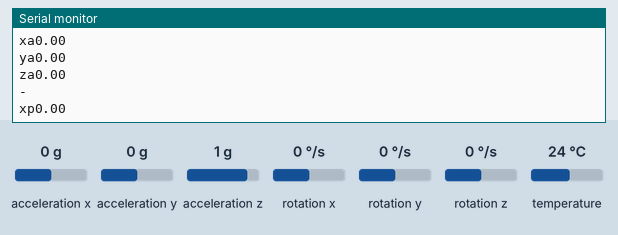
This sketch was run on a simulated Arduino Uno, built with avr-gcc and run on an emulated ATmega328P. Shown: the last lines printed to the serial monitor. The test bench sets the inputs (shaded band); at power-on: acceleration y 0 g, acceleration x 0 g, acceleration z 1 g, rotation x 0 °/s, rotation y 0 °/s, rotation z 0 °/s, temperature 24 °C.

Above: at 1.3 s.
1.4 s: acceleration y set to -0.8 g
At 2.86 s:
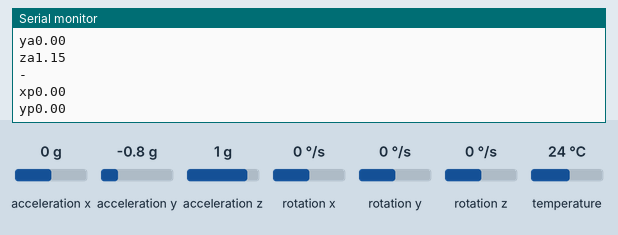
4.4 s: acceleration y set to -1.4 g
At 6.24 s:
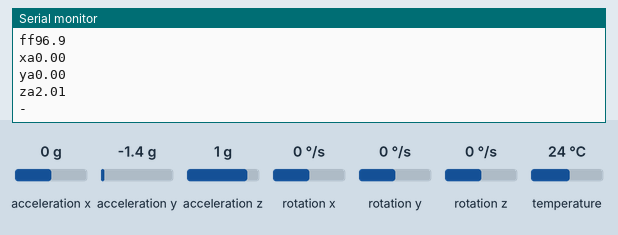
7.4 s: acceleration x set to -1.4 g
At 8.06 s:
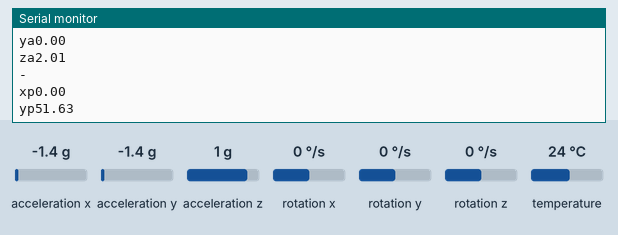
8.9 s: acceleration z set to -1.4 g
At 11.3 s:
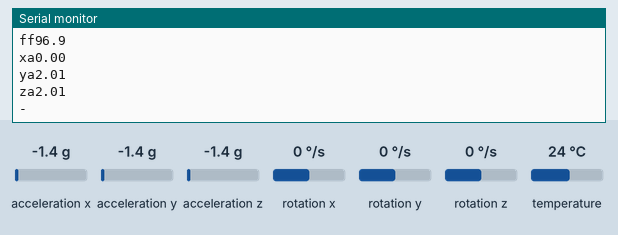
Timing chart, 0 to 11.4 s (numbered marks = the images above; inputs shaded):
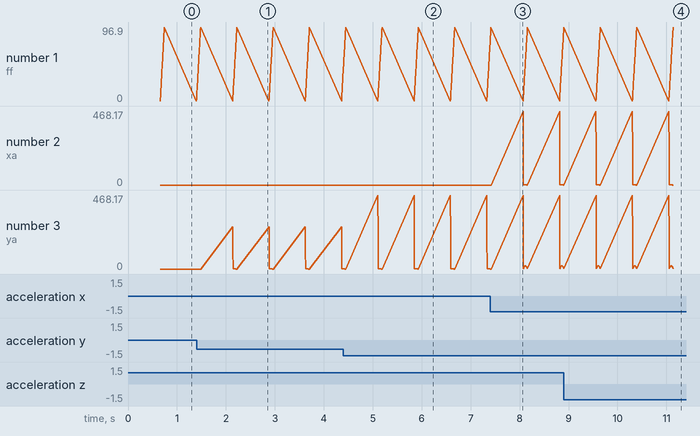

The sketch:

arduino2.ino
```cpp
#include <arduinoFFT.h>

#include <arduinoFFT.h>

#include <Adafruit_MPU6050.h>
#include <Adafruit_Sensor.h>
#include <Wire.h>

Adafruit_MPU6050 mpu;

#define SAMPLES 64             //Must be a power of 2
#define SAMPLING_FREQUENCY 200 //Hz, must be less than 10000 due to ADC

arduinoFFT FFT = arduinoFFT();

unsigned int sampling_period_us;
unsigned long microseconds;

double vReal[SAMPLES];
double vRealY[SAMPLES];
double vRealZ[SAMPLES];
double vImag[SAMPLES];

void setup(void) {
  Serial.begin(115200);

  // Try to initialize!
  if (!mpu.begin()) {
    Serial.println("Failed to find MPU6050 chip");
    while (1) {
      delay(10);
    }
  }
  Serial.println("MPU6050 Found!");

  // set accelerometer range to +-8G
  mpu.setAccelerometerRange(MPU6050_RANGE_8_G);

  // set gyro range to +- 500 deg/s
  mpu.setGyroRange(MPU6050_RANGE_500_DEG);

  // set filter bandwidth to 21 Hz
  mpu.setFilterBandwidth(MPU6050_BAND_21_HZ);
  sampling_period_us = round(1000000*(1.0/SAMPLING_FREQUENCY));
  delay(100);
}

void loop() {
  /* Get new sensor events with the readings */
  sensors_event_t a, g, temp;

  for(int i=0; i<SAMPLES; i++){
    microseconds = micros();    //Overflows after around 70 minutes!
    mpu.getEvent(&a, &g, &temp);
    vReal[i] = a.acceleration.x;
    vRealY[i] = a.acceleration.y;
    vRealZ[i] = a.acceleration.z;
    vImag[i] = 0;
    while(micros() < (microseconds + sampling_period_us)){
    }
  }

  FFT.Windowing(vReal, SAMPLES, FFT_WIN_TYP_HAMMING, FFT_FORWARD);
  FFT.Compute(vReal, vImag, SAMPLES, FFT_FORWARD);
  FFT.ComplexToMagnitude(vReal, vImag, SAMPLES);
  double peak = FFT.MajorPeak(vReal, SAMPLES, SAMPLING_FREQUENCY);

  Serial.print("xp"); Serial.println(peak);

  FFT.Windowing(vRealY, SAMPLES, FFT_WIN_TYP_HAMMING, FFT_FORWARD);
  FFT.Compute(vRealY, vImag, SAMPLES, FFT_FORWARD);
  FFT.ComplexToMagnitude(vRealY, vImag, SAMPLES);
  double peakY = FFT.MajorPeak(vRealY, SAMPLES, SAMPLING_FREQUENCY);

  Serial.print("yp"); Serial.println(peakY);

  FFT.Windowing(vRealZ, SAMPLES, FFT_WIN_TYP_HAMMING, FFT_FORWARD);
  FFT.Compute(vRealZ, vImag, SAMPLES, FFT_FORWARD);
  FFT.ComplexToMagnitude(vRealZ, vImag, SAMPLES);
  double peakZ = FFT.MajorPeak(vRealZ, SAMPLES, SAMPLING_FREQUENCY);

  Serial.print("zp"); Serial.println(peakZ);

  for(int i=0; i<(SAMPLES/2); i++){
    /*View all these three lines in serial terminal to see which frequencies has which amplitudes*/
    Serial.print("ff"); Serial.println((i * 1.0 * SAMPLING_FREQUENCY) / SAMPLES, 1);
    Serial.print("xa");
    Serial.println(vReal[i]);    //View only this line in serial plotter to visualize the bins
    Serial.print("ya");
    Serial.println(vRealY[i]);
    Serial.print("za");
    Serial.println(vRealZ[i]);

  }
  Serial.println("-");
  delay(100);
}
```

Measured:
- after the input at 1.4 s, the serial monitor: prints a new line after 0.74 s (image 1)
